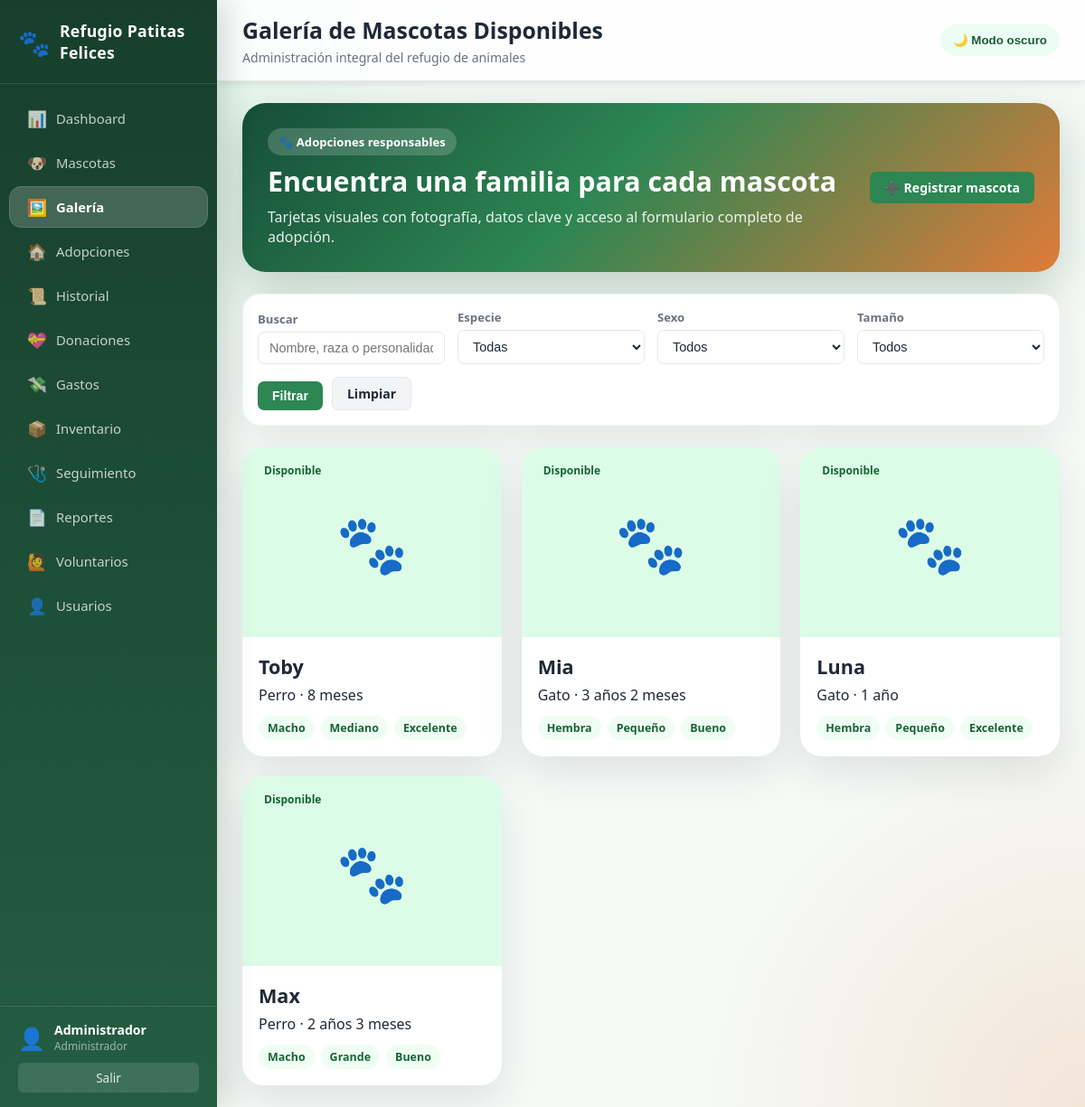
Screenshot of /pages/galeria.php (signed in) with the database file from the repository.
### tables this page shows
CREATE TABLE animales (
    id INT AUTO_INCREMENT PRIMARY KEY,
    nombre VARCHAR(100) NOT NULL,
    especie ENUM('perro','gato','ave','conejo','otro') NOT NULL,
    raza VARCHAR(100),
    edad_años TINYINT UNSIGNED DEFAULT 0,
    edad_meses TINYINT UNSIGNED DEFAULT 0,
    tamanio ENUM('pequeño','mediano','grande','gigante') DEFAULT 'mediano',
    sexo ENUM('macho','hembra') NOT NULL,
    peso DECIMAL(5,2),
    color VARCHAR(80),
    estado_salud ENUM('excelente','bueno','regular','critico') NOT NULL DEFAULT 'bueno',
    vacunacion_estado ENUM('completa','parcial','pendiente','desconocida') DEFAULT 'pendiente',
    esterilizacion_estado ENUM('esterilizado','no_esterilizado','pendiente','desconocido') DEFAULT 'pendiente',
    fecha_rescate DATE NOT NULL,
    fecha_ingreso DATE DEFAULT NULL,
    lugar_rescate VARCHAR(200),
    estado ENUM('disponible','adoptado','en_tratamiento','reservado') DEFAULT 'disponible',
    foto VARCHAR(255) DEFAULT NULL,
    personalidad TEXT,
    historia_rescate TEXT,
    observaciones TEXT,
    observaciones_adicionales TEXT,
    creado_en TIMESTAMP DEFAULT CURRENT_TIMESTAMP
);

### includes/config.php (called while the page is built, shortened)
<?php
function e($str) {
    return htmlspecialchars((string)($str ?? ''), ENT_QUOTES, 'UTF-8');
}
function edadAnimal($animal) {
    $anios = (int)($animal['edad_años'] ?? 0);
    $meses = (int)($animal['edad_meses'] ?? 0);
    $partes = [];
    if ($anios > 0) {
        $partes[] = $anios . ' año' . ($anios === 1 ? '' : 's');
    }
    if ($meses > 0) {
        $partes[] = $meses . ' mes' . ($meses === 1 ? '' : 'es');
    }
    return $partes ? implode(' ', $partes) : 'Sin edad';
}

### pages/galeria.php (the view, shortened to what this page needs)
<?php
require_once '../includes/config.php';
$pdo = conectar();
$buscar = trim($_GET['buscar'] ?? '');
$where = "WHERE estado='disponible'";
$params = [];
$stmt = $pdo->prepare("SELECT * FROM animales $where ORDER BY COALESCE(fecha_ingreso, fecha_rescate) DESC, nombre");
$stmt->execute($params);
$mascotas = $stmt->fetchAll();
include '../includes/header.php';
?>
<div class="hero-panel">
    <div>
        <span class="hero-badge">🐾 Adopciones responsables</span>
        <h2>Encuentra una familia para cada mascota</h2>
        <p>Tarjetas visuales con fotografía, datos clave y acceso al formulario completo de adopción.</p>
    </div>
    <a href="animales.php?accion=nuevo" class="btn btn-primary">➕ Registrar mascota</a>
</div>
<div class="card filters-card">
    <form method="GET" class="filter-grid">
        <div class="form-group"><label>Buscar</label><input type="text" name="buscar" value="<?= e($buscar) ?>" placeholder="Nombre, raza o personalidad"></div>
        <div class="form-group"><label>Especie</label><select name="especie"><option value="">Todas</option></select></div>
        <div class="form-group"><label>Sexo</label><select name="sexo"><option value="">Todos</option></select></div>
        <div class="form-group"><label>Tamaño</label><select name="tamanio"><option value="">Todos</option></select></div>
        <div class="form-actions inline"><button class="btn btn-primary">Filtrar</button><a href="galeria.php" class="btn btn-secondary">Limpiar</a></div>
    </form>
</div>
<div class="pet-gallery">
    <?php foreach ($mascotas as $m): ?>
    <a class="pet-card" href="animales.php?accion=ver&id=<?= $m['id'] ?>">
        <div class="pet-card-photo">
            <?php if (!empty($m['foto'])): ?>
            <img src="<?= e(publicPath($m['foto'])) ?>" alt="<?= e($m['nombre']) ?>">
            <?php else: ?>
            <div class="pet-placeholder">🐾</div>
            <?php endif; ?>
            <span class="badge badge-verde">Disponible</span>
        </div>
        <div class="pet-card-body">
            <h3><?= e($m['nombre']) ?></h3>
            <p><?= ucfirst(e($m['especie'])) ?> · <?= edadAnimal($m) ?></p>
            <div class="pet-tags">
                <span><?= ucfirst(e($m['sexo'])) ?></span>
                <span><?= ucfirst(e($m['tamanio'] ?? 'mediano')) ?></span>
                <span><?= ucfirst(e($m['estado_salud'])) ?></span>
            </div>
        </div>
    </a>
    <?php endforeach; ?>
</div>
<?php include '../includes/footer.php'; ?>

### css/style.css (style rules this page uses)
*, *::before, *::after { box-sizing: border-box; margin: 0; padding: 0; }
:root { --verde: #2d8653; --verde-light:#e8f5ee; --verde-dark: #1e5c38; --naranja: #e07b39; --azul: #3a7bd5; --rojo: #d94f4f; --gris: #6b7280; --gris-light: #f3f4f6; --blanco: #ffffff; --texto: #1f2937; --borde: #e5e7eb; --sombra: 0 2px 8px rgba(0,0,0,.10); --sidebar-w: 240px; }
body { font-family: 'Segoe UI', system-ui, sans-serif; background: var(--gris-light); color: var(--texto); display: flex; min-height: 100vh; }
.card { background: var(--blanco); border-radius: 10px; box-shadow: var(--sombra); overflow: hidden; margin-bottom: 24px; }
.badge { display: inline-block; padding: 3px 10px; border-radius: 20px; font-size: .75rem; font-weight: 600; }
.badge-verde { background: #dcfce7; color: #166534; }
.btn { display: inline-flex; align-items: center; gap: 6px; padding: 8px 16px; border-radius: 7px; font-size: .88rem; font-weight: 600; border: none; cursor: pointer; text-decoration: none; transition: opacity .15s, transform .1s; }
.btn-primary { background: var(--verde); color: #fff; }
.btn-secondary { background: var(--gris-light); color: var(--texto); border: 1px solid var(--borde); }
.form-group { display: flex; flex-direction: column; gap: 5px; }
label { font-size: .82rem; font-weight: 600; color: var(--gris); }
input, select, textarea { padding: 9px 12px; border: 1px solid var(--borde); border-radius: 7px; font-size: .9rem; color: var(--texto); background: var(--blanco); transition: border-color .15s; width: 100%; }
.form-actions { display: flex; gap: 10px; margin-top: 20px; }
:root { --menta: #9be7c4; --crema: #fff7ed; --lila: #a78bfa; --panel: rgba(255,255,255,.86); --gradiente: linear-gradient(135deg, #164e38 0%, #2d8653 45%, #e07b39 100%); }
body { background: radial-gradient(circle at top left, rgba(155,231,196,.35), transparent 32rem), radial-gradient(circle at bottom right, rgba(224,123,57,.16), transparent 28rem), #f6faf7; }
.card, .form-card, .stat-card { border: 1px solid rgba(34, 197, 94, .08); border-radius: 20px; box-shadow: 0 16px 45px rgba(15, 23, 42, .08); }
.hero-panel { display: flex; align-items: center; justify-content: space-between; gap: 20px; padding: 28px; border-radius: 26px; color: #fff; background: var(--gradiente); margin-bottom: 24px; box-shadow: 0 20px 55px rgba(22,78,56,.25); }
.hero-panel h2 { font-size: 1.9rem; margin: 8px 0; }
.hero-panel p { max-width: 640px; opacity: .9; }
.hero-badge { display: inline-flex; padding: 6px 12px; border-radius: 999px; background: rgba(255,255,255,.18); color: inherit; font-weight: 700; font-size: .82rem; }
.filters-card { padding: 16px; }
.filter-grid { display: grid; grid-template-columns: repeat(auto-fit, minmax(180px, 1fr)); gap: 14px; align-items: end; }
.form-actions.inline { margin-top: 0; align-items: end; flex-wrap: wrap; }
.pet-gallery { display: grid; grid-template-columns: repeat(auto-fit, minmax(240px, 1fr)); gap: 22px; }
.pet-card { background: var(--blanco); border-radius: 24px; overflow: hidden; text-decoration: none; color: var(--texto); box-shadow: 0 18px 45px rgba(15,23,42,.10); transform: translateY(0); transition: transform .18s ease, box-shadow .18s ease; }
.pet-card-photo { height: 210px; position: relative; background: #dcfce7; }
.pet-card-photo .badge { position: absolute; top: 14px; left: 14px; }
.pet-card-body { padding: 18px; }
.pet-card-body h3 { font-size: 1.35rem; margin-bottom: 6px; }
.pet-tags { display: flex; gap: 7px; flex-wrap: wrap; margin-top: 12px; }
.pet-tags span { background: #f0fdf4; color: #166534; border-radius: 999px; padding: 5px 10px; font-size: .78rem; font-weight: 700; }
.pet-placeholder { height: 100%; display: grid; place-items: center; font-size: 4rem; }

### rows the page displays
animales: nombre "Toby", especie "Perro", m "8 meses", sexo "Macho", tamanio "Mediano", estado_salud "Excelente"
animales: nombre "Mia", especie "Gato", m "3 años 2 meses", sexo "Hembra", tamanio "Pequeño", estado_salud "Bueno"
animales: nombre "Luna", especie "Gato", m "1 año", sexo "Hembra", tamanio "Pequeño", estado_salud "Excelente"
animales: nombre "Max", especie "Perro", m "2 años 3 meses", sexo "Macho", tamanio "Grande", estado_salud "Bueno"

### other values shown
SITE_NAME "Refugio Patitas Felices"
$_SESSION['nombre'] "Administrador"
$_SESSION['rol'] "Administrador"
$titulo "Galería de Mascotas Disponibles"
